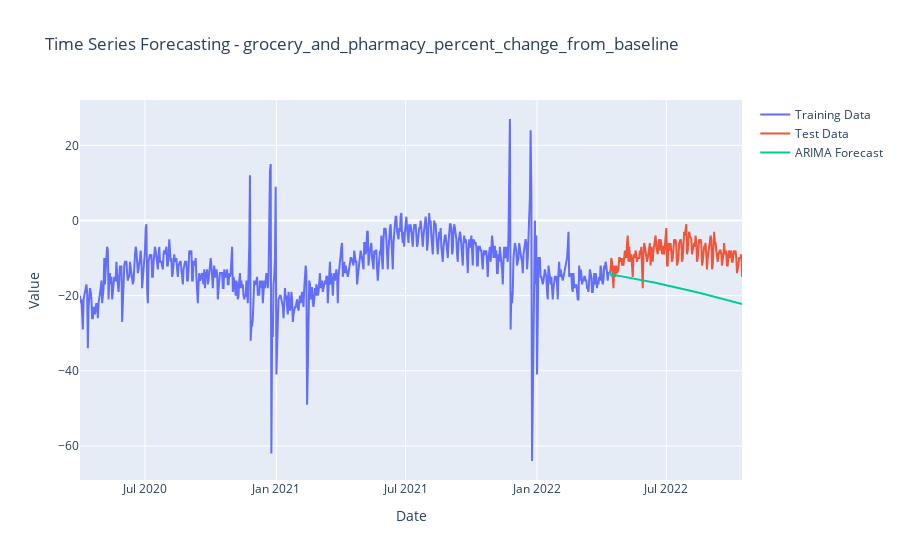
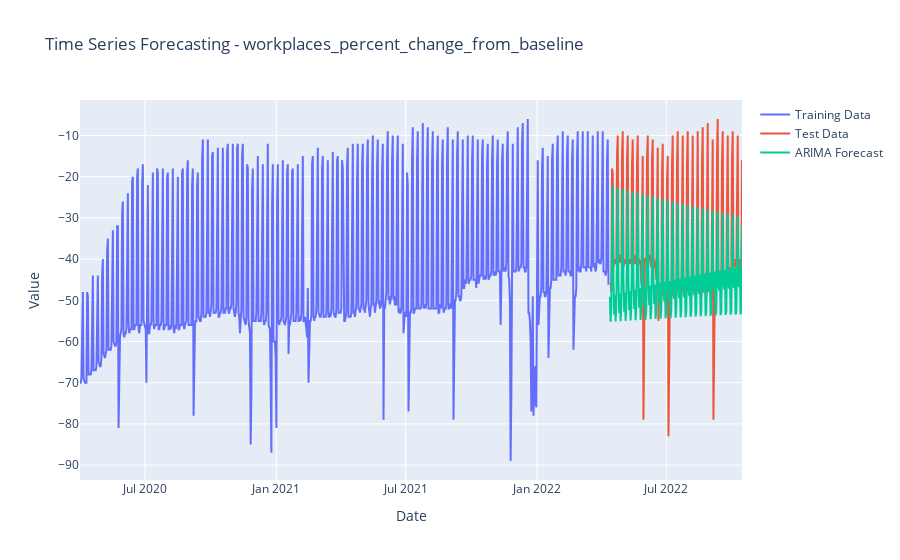

The code cell stored with these charts, in order, in its notebook:
### Code cell
# Best ARIMA orders
arima_orders = {
    'grocery_and_pharmacy_percent_change_from_baseline': (4, 3, 2),
    'workplaces_percent_change_from_baseline': (4, 0, 4),
    'residential_percent_change_from_baseline': (4, 1, 4)
}

for column in time_series_columns:
    # Select the time series column
    y = us_mobility_data_copy[column]

    # Train-test split
    train, test = y[:train_size], y[train_size:]

    # Check stationarity using Augmented Dickey-Fuller test
    result_adf = adfuller(train)
    print(f'\n\nADF Statistic: {result_adf[0]}, p-value: {result_adf[1]}')
    
    # Ensure stationarity through differencing
    if result_adf[1] > 0.05:
        print('The series is not stationary. Applying differencing...')
        train_diff = train.diff().dropna()
    else:
        print('The series is stationary.')
        train_diff = train

    # Plot ACF and PACF to determine ARIMA parameters
    fig, (ax1, ax2) = plt.subplots(1, 2, figsize=(12, 4))
    plot_acf(train_diff, lags=20, ax=ax1)
    plot_pacf(train_diff, lags=20, ax=ax2)
    plt.show()

    # Choose p, d, and q based on ACF and PACF plots
    # For simplicity, you can manually interpret these plots and set the orders
    # Alternatively, you can use an automated approach like grid search

    # Build ARIMA model
    p, d, q = arima_orders[column]
    model = ARIMA(train, order=(p, d, q))
    fit_arima = model.fit()

    # Forecast using ARIMA model
    forecast_arima = fit_arima.predict(start=len(train), end=len(train) + len(test) - 1, typ='levels')

    # Evaluate the model
    mae_arima = mean_absolute_error(test, forecast_arima)
    rmse_arima = np.sqrt(mean_squared_error(test, forecast_arima))

    # Print evaluation metrics
    print(f"\nTime Series - {column}")
    print(f"ARIMA MAE: {mae_arima:.2f}, RMSE: {rmse_arima:.2f}")

    # Plot the results using Plotly
    fig = go.Figure()

    # Training Data
    fig.add_trace(go.Scatter(x=train.index, y=train, mode='lines', name='Training Data'))

    # Test Data
    fig.add_trace(go.Scatter(x=test.index, y=test, mode='lines', name='Test Data'))

    # ARIMA Forecast
    fig.add_trace(go.Scatter(x=test.index, y=forecast_arima, mode='lines', name='ARIMA Forecast'))

    # Update layout
    fig.update_layout(title=f'Time Series Forecasting - {column}', xaxis_title='Date', yaxis_title='Value')
    fig.show()

### Figure 1 — Plotly figure (JSON) as saved in the notebook; plotly's stock layout.template omitted (floating-point values rounded to 4 significant figures; data arrays with more than 128 entries replaced by an {"elided": "..."} marker saying what was removed)
{"data": [{"mode": "lines", "name": "Training Data", "type": "scatter", "x": {"elided": "742 str values"}, "y": {"elided": "742 int values"}}, {"mode": "lines", "name": "Test Data", "type": "scatter", "x": {"elided": "186 str values"}, "y": {"elided": "186 int values"}}, {"mode": "lines", "name": "ARIMA Forecast", "type": "scatter", "x": {"elided": "186 str values"}, "y": {"elided": "186 float values"}}], "layout": {"title": {"text": "Time Series Forecasting - grocery_and_pharmacy_percent_change_from_baseline"}, "xaxis": {"title": {"text": "Date"}}, "yaxis": {"title": {"text": "Value"}}}}

### Figure 2 — Plotly figure (JSON) as saved in the notebook; plotly's stock layout.template omitted (floating-point values rounded to 4 significant figures; data arrays with more than 128 entries replaced by an {"elided": "..."} marker saying what was removed)
{"data": [{"mode": "lines", "name": "Training Data", "type": "scatter", "x": {"elided": "742 str values"}, "y": {"elided": "742 int values"}}, {"mode": "lines", "name": "Test Data", "type": "scatter", "x": {"elided": "186 str values"}, "y": {"elided": "186 int values"}}, {"mode": "lines", "name": "ARIMA Forecast", "type": "scatter", "x": {"elided": "186 str values"}, "y": {"elided": "186 float values"}}], "layout": {"title": {"text": "Time Series Forecasting - workplaces_percent_change_from_baseline"}, "xaxis": {"title": {"text": "Date"}}, "yaxis": {"title": {"text": "Value"}}}}
